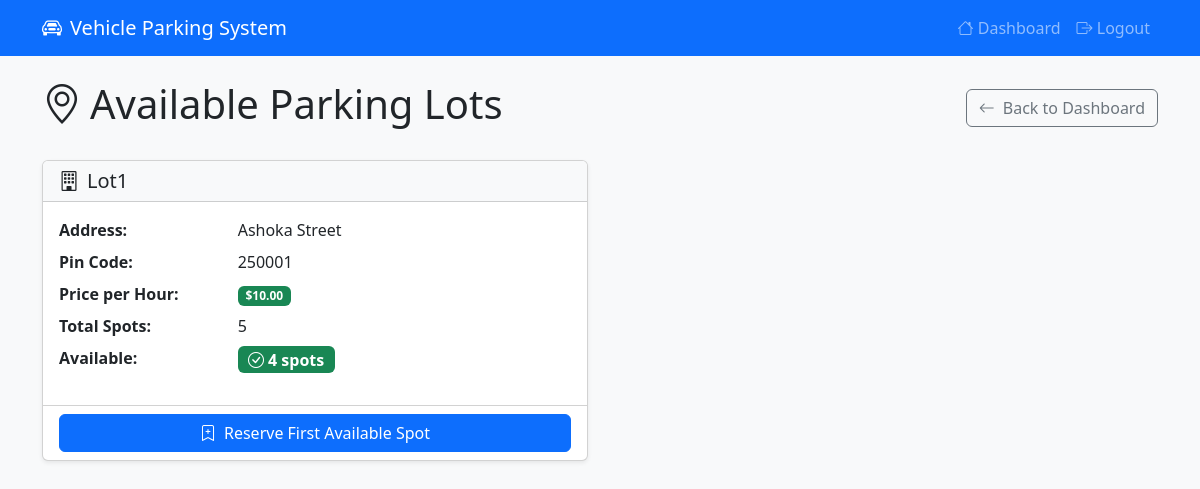
Page /user/lots (signed in) on the committed database.
### models/models.py (models this page shows, shortened)
class ParkingLot(Base):
    __tablename__ = "parking_lots"
    id = Column(Integer, primary_key=True)
    name = Column(String, nullable=False)
    address_line_1 = Column(String, nullable=False)
    address_line_2 = Column(String)
    address_line_3 = Column(String)
    pin_code = Column(String(10), nullable=False)
    price_per_hour = Column(Numeric(10, 2), nullable=False)
    number_of_spots = Column(Integer, nullable=False)
    spots = relationship(
        "ParkingSpot", back_populates="parking_lot", cascade="all, delete-orphan"
    )

### app.py (the view)
@app.route("/user/lots")
@login_required
@role_required("user")
def user_view_lots():
    with SessionLocal() as db:
        all_lots = db.query(ParkingLot).all()
        lots_with_availability = []
        for lot in all_lots:
            available_spots_count = (
                db.query(ParkingSpot)
                .filter_by(parking_lot_id=lot.id, status=SpotStatus.AVAILABLE)
                .count()
            )
            lots_with_availability.append({
                'lot': lot,
                'available_spots': available_spots_count
            })
        return render_template("user/lots.html", lots_data=lots_with_availability)

### app.py (called while the page is built)
def login_required(view_function):
    @wraps(view_function)
    def authentication_wrapper(*args, **kwargs):
        if "user_id" not in session:
            flash("Authentication required. Please log in to continue.")
            return redirect(url_for("login"))
        return view_function(*args, **kwargs)
    return authentication_wrapper

def role_required(required_role):
    def role_decorator(view_function):
        @wraps(view_function)
        def role_wrapper(*args, **kwargs):
            if session.get("role") != required_role:
                flash("Access denied. Insufficient privileges.")
                return redirect(url_for("login"))
            return view_function(*args, **kwargs)
        return role_wrapper
    return role_decorator

### templates/user/lots.html (shortened to what this page needs)
<!DOCTYPE html>
<html lang="en">
<head>
    <link href="https://cdn.jsdelivr.net/npm/bootstrap@5.3.0/dist/css/bootstrap.min.css" rel="stylesheet">
    <link href="https://cdn.jsdelivr.net/npm/bootstrap-icons@1.10.0/font/bootstrap-icons.css" rel="stylesheet">
</head>
<body class="bg-light">
    <nav class="navbar navbar-expand-lg navbar-dark bg-primary">
        <div class="container">
            <a class="navbar-brand" href="{{ url_for('user_dashboard') }}">
                <i class="bi bi-car-front me-2"></i>Vehicle Parking System
            </a>
            <div class="navbar-nav ms-auto">
                <a class="nav-link" href="{{ url_for('user_dashboard') }}">
                    <i class="bi bi-house"></i> Dashboard
                </a>
                <a class="nav-link" href="{{ url_for('logout') }}">
                    <i class="bi bi-box-arrow-right"></i> Logout
                </a>
            </div>
        </div>
    </nav>
    <div class="container mt-4">
        <div class="row">
            <div class="col-12">
                <div class="d-flex justify-content-between align-items-center mb-4">
                    <h1>
                        <i class="bi bi-geo-alt me-2"></i>Available Parking Lots
                    </h1>
                    <a href="{{ url_for('user_dashboard') }}" class="btn btn-outline-secondary">
                        <i class="bi bi-arrow-left me-2"></i>Back to Dashboard
                    </a>
                </div>
            </div>
        </div>
        <div class="row">
            {% for data in lots_data %}
            <div class="col-lg-6 mb-4">
                <div class="card shadow-sm h-100">
                    <div class="card-header bg-light">
                        <h5 class="card-title mb-0">
                            <i class="bi bi-building me-2"></i>{{ data.lot.name }}
                        </h5>
                    </div>
                    <div class="card-body">
                        <div class="row mb-2">
                            <div class="col-sm-4"><strong>Address:</strong></div>
                            <div class="col-sm-8">
                                {{ data.lot.address_line_1 }}
                            </div>
                        </div>
                        <div class="row mb-2">
                            <div class="col-sm-4"><strong>Pin Code:</strong></div>
                            <div class="col-sm-8">{{ data.lot.pin_code }}</div>
                        </div>
                        <div class="row mb-2">
                            <div class="col-sm-4"><strong>Price per Hour:</strong></div>
                            <div class="col-sm-8">
                                <span class="badge bg-success">${{ data.lot.price_per_hour }}</span>
                            </div>
                        </div>
                        <div class="row mb-2">
                            <div class="col-sm-4"><strong>Total Spots:</strong></div>
                            <div class="col-sm-8">{{ data.lot.number_of_spots }}</div>
                        </div>
                        <div class="row mb-3">
                            <div class="col-sm-4"><strong>Available:</strong></div>
                            <div class="col-sm-8">
                                {% if data.available_spots > 0 %}
                                    <span class="badge bg-success fs-6">
                                        <i class="bi bi-check-circle me-1"></i>{{ data.available_spots }} spots
                                    </span>
                                {% else %}
                                    <span class="badge bg-danger fs-6">
                                        <i class="bi bi-x-circle me-1"></i>Full
                                    </span>
                                {% endif %}
                            </div>
                        </div>
                    </div>
                    <div class="card-footer bg-transparent">
                        {% if data.available_spots > 0 %}
                            <form method="POST" action="{{ url_for('reserve_spot', lot_id=data.lot.id) }}">
                                <button type="submit" class="btn btn-primary w-100">
                                    <i class="bi bi-bookmark-plus me-2"></i>Reserve First Available Spot
                                </button>
                            </form>
                        {% else %}
                            <button class="btn btn-secondary w-100" disabled>
                                <i class="bi bi-x-circle me-2"></i>No Available Spots
                            </button>
                        {% endif %}
                    </div>
                </div>
            </div>
            {% endfor %}
        </div>
    </div>
</body>
</html>

### rows in the picture
ParkingLot: lot.name "Lot1", lot.address_line_1 "Ashoka Street", lot.pin_code "250001", lot.price_per_hour "10.00", lot.number_of_spots "5"

### other values in the picture
{{ data.available_spots }} "4"
